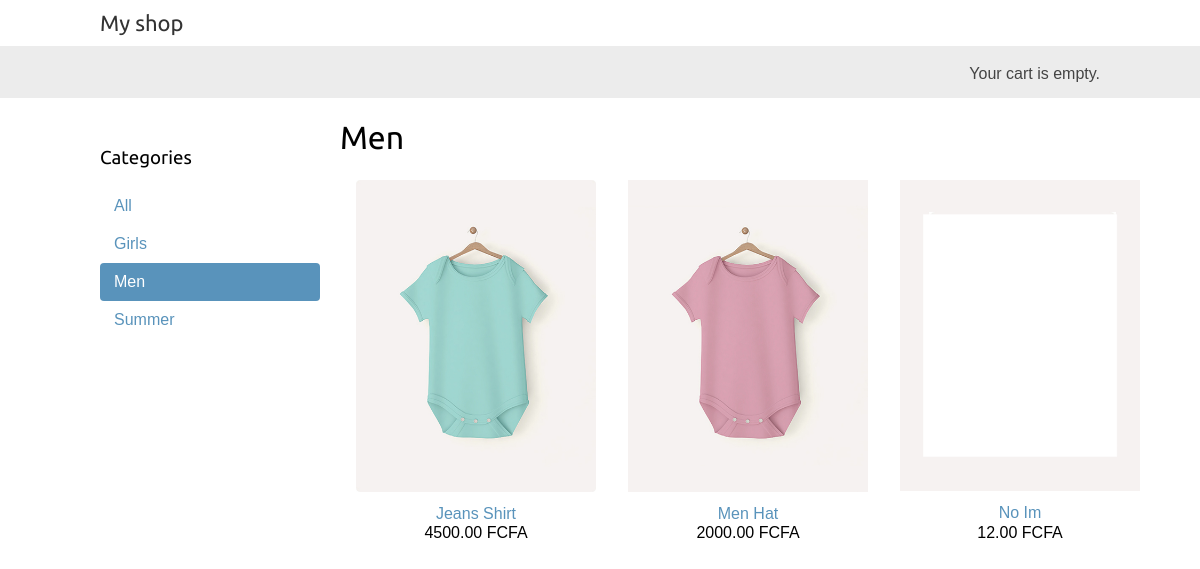
The app's page /men/ with its own data.
### shop/models.py (models this page shows, shortened)
class Category(models.Model):
    name = models.CharField(max_length=200, db_index=True)
    slug = models.SlugField(max_length=200, unique=True)
    class Meta:
        ordering = ('name',)
        verbose_name = 'category'
        verbose_name_plural = 'categories'
    def get_absolute_url(self):
        return reverse('shop:item_list_by_category',
                       args=[self.slug])

class Item(models.Model):
    category = models.ForeignKey(Category,
                                related_name='items',
                                on_delete=models.CASCADE)
    name = models.CharField(max_length = 200, db_index=True)
    slug = models.SlugField(max_length = 200, db_index=True)
    description = models.TextField(blank=True)
    image = models.ImageField(upload_to='gallery/%Y/%m/%d', blank=True)
    price = models.DecimalField(max_digits=10, decimal_places=2)
    in_stock = models.BooleanField(default=True)
    created = models.DateField(auto_now_add=True)
    updated = models.DateField(auto_now=True)
    class Meta:
        ordering = ('name',)
        index_together = (('id', 'slug'),)
    def get_absolute_url(self):
        return reverse('shop:item_detail',
                       args=[self.id, self.slug])

### shop/views.py (the view)
# urls.py: path('', views.item_list, name='item_list'),
def item_list(request, category_slug=None):
    category = None
    categories = Category.objects.all()
    items = Item.objects.filter(in_stock=True)
    if category_slug:
        category = get_object_or_404(Category, slug=category_slug)
        items = items.filter(category=category)
    return render(request, 'shop/shop-items.html',
                 {'category': category, 'categories': categories, 'items': items})

### templates/shop/shop-items.html (shortened to what this page needs)
{% extends "base.html" %}
{% load static %}
{% block content %}
  <div id="sidebar">
    <h3>Categories</h3>
    <ul>
      <li {% if not category %}class="selected"{% endif %}>
        <a href="{% url "shop:item_list" %}">All</a>
      </li>
      {% for c in categories %}
        <li {% if category.slug == c.slug %}class="selected"{% endif %}>
          <a href="{{ c.get_absolute_url }}">{{ c.name }}</a>
        </li>
      {% endfor %}
    </ul>
  </div>
  <div id="main" class="product-list">
    <h1>{% if category %}{{ category.name }}{% else %}Products{% endif %}</h1>
    {% for product in items %}
      <div class="item">
        <a href="{{ product.get_absolute_url }}">
          <img src="{% if product.image %}
            {{ product.image.url }}
            {% else %}
            {% static "img/default.png" %}
            {% endif %}">
        </a>
        <a href="{{ product.get_absolute_url }}">{{ product.name }}</a>
        <br>
        {{ product.price }} FCFA
      </div>
    {% endfor %}
  </div>
{% endblock %}

### all_static/css/base.css (style rules this page uses)
body { margin:0; padding:0; font-family:helvetica, sans-serif; }
h1, h2, h3, h4, h5 , h6 { font-family: 'Ubuntu', sans-serif; font-weight:normal; }
a { text-decoration:none; color:#5993bb; }
#sidebar { width:220px; padding:30px 20px 0 0; float:left; }
#sidebar ul { margin:0; padding:0; }
#sidebar ul li { margin:0; list-style:none; padding:10px 14px; }
#sidebar ul li a { display:block; }
#sidebar ul li.selected { background:#5993bb; border-radius:4px; }
#sidebar ul li.selected a { color:#fff; }
#main { float:left; width: 96%; margin-right:-220px; overflow:hidden; }
.product-list .item { width:25%; padding: 2px 16px; float:left; text-align:center; line-height:1.2; }
.product-list .item img { width:100%; margin-bottom:8px; }

### records on screen
Category: name "Girls"
Category: name "Men"
Category: name "Summer"
Item: image (picture), name "Jeans Shirt", price "4500.00"
Item: image (picture), name "Men Hat", price "2000.00"
Item: name "No Im", price "12.00"
